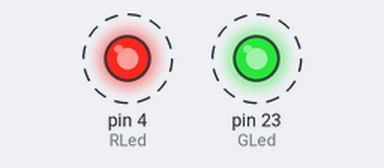
A sketch run on a simulated Arduino Mega 2560, built with avr-gcc and run on an emulated ATmega2560. Shown: output pins drawn as LEDs (lit = HIGH). Dashed ring = blinking.

Above: at 0.5 s.
Timing chart, 0 to 4.6 s (numbered marks = the images above):
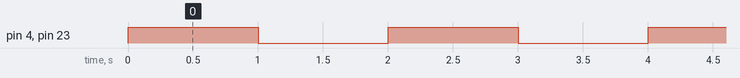

The sketch:

Step_1_2LEDS.ino
```cpp
/*
Sample code on LED's to check if they are working correctly
*/


// Define the LED pin
const int RLed = 4;
const int GLed = 23;

void setup() {
  // Initialize the LED pin as an output
  pinMode(RLed, OUTPUT);
  pinMode(GLed, OUTPUT);
}

void loop() {
  // Turn the LED on
  digitalWrite(GLed, HIGH);
  digitalWrite(RLed, HIGH);
  delay(1000); // Wait for 1 second

  // Turn the LED off
  digitalWrite(GLed, LOW);
  digitalWrite(RLed, LOW);
  delay(1000); // Wait for 1 second
}
```

Measured:
- by itself, pin 4 (RLed), pin 23 (GLed): alternates HIGH for 1.0 s and LOW for 1.0 s
